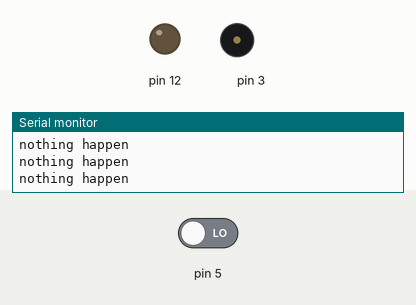
The sketch below on a simulated Arduino Uno, built with avr-gcc and run on an emulated ATmega328P. On the bench: output pins drawn as LEDs (lit = HIGH), buzzer (waves = sounding), the last lines printed to the serial monitor. The test bench sets the inputs (shaded band); at power-on: pin 5 LOW.

Above: at 2.8 s.
2.9 s: pin 5 driven HIGH
At 4.2 s:
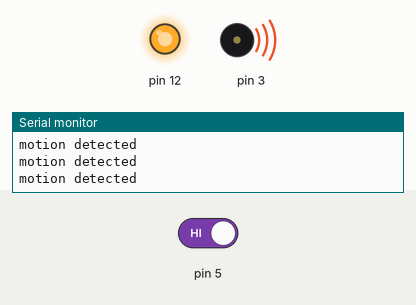
4.5 s: pin 5 driven LOW
At 5.5 s:
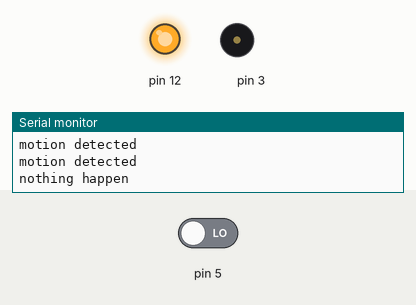
Timing chart, 0 to 7.5 s (numbered marks = the images above; inputs shaded):
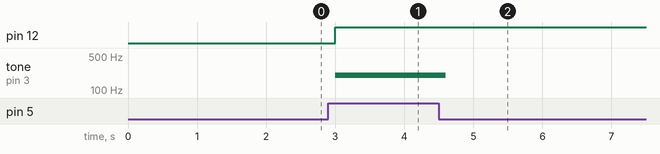

The sketch:

Smart_home.ino
```cpp
void setup()
{
  Serial.begin(9600);
  pinMode(5,INPUT);
  pinMode(12, OUTPUT);
  pinMode(3,OUTPUT);

}

void loop()
{
  int motion=digitalRead(5);
  if(motion==1)
  {
    digitalWrite(12,HIGH);
    tone(3,200);
    delay(200);
    Serial.println("motion detected");
  }
  else
  {
    Serial.println("nothing happen");

    noTone(3);
    delay(1000);
  }
}
```

Measured:
- after the input at 2.9 s, pin 12: LOW → HIGH after 0.10 s; tone on pin 3: silent → 200 Hz after 0.10 s
- after the input at 4.5 s, tone on pin 3: 200 Hz → silent after 0.10 s
